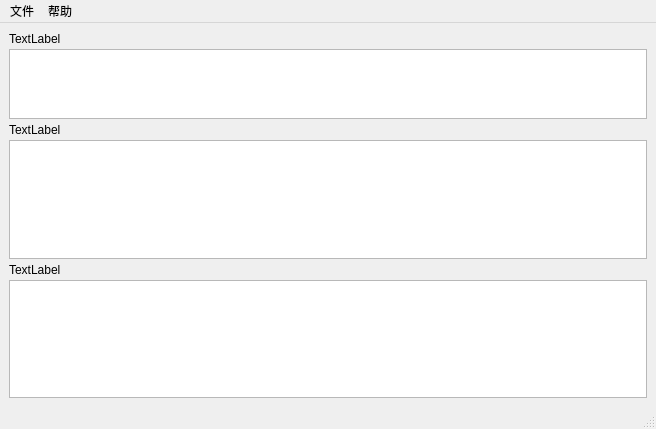
<?xml version="1.0" encoding="UTF-8"?>
<ui version="4.0">
 <class>EquipManage</class>
 <widget class="QMainWindow" name="EquipManage">
  <property name="geometry">
   <rect>
    <x>0</x>
    <y>0</y>
    <width>656</width>
    <height>429</height>
   </rect>
  </property>
  <property name="windowTitle">
   <string>EquipManage</string>
  </property>
  <widget class="QWidget" name="centralwidget">
   <layout class="QHBoxLayout" name="horizontalLayout">
    <item>
     <layout class="QVBoxLayout" name="verticalLayout" stretch="1,1,1,4,1,4">
      <property name="spacing">
       <number>4</number>
      </property>
      <item>
       <widget class="QLabel" name="textLabel1">
        <property name="minimumSize">
         <size>
          <width>0</width>
          <height>13</height>
         </size>
        </property>
        <property name="maximumSize">
         <size>
          <width>16777215</width>
          <height>13</height>
         </size>
        </property>
        <property name="text">
         <string>TextLabel</string>
        </property>
       </widget>
      </item>
      <item>
       <widget class="QTableView" name="tableView1">
        <property name="sizePolicy">
         <sizepolicy hsizetype="Expanding" vsizetype="Expanding">
          <horstretch>0</horstretch>
          <verstretch>0</verstretch>
         </sizepolicy>
        </property>
        <property name="minimumSize">
         <size>
          <width>0</width>
          <height>0</height>
         </size>
        </property>
        <property name="maximumSize">
         <size>
          <width>16777215</width>
          <height>16777215</height>
         </size>
        </property>
       </widget>
      </item>
      <item>
       <widget class="QLabel" name="textLabel">
        <property name="minimumSize">
         <size>
          <width>0</width>
          <height>13</height>
         </size>
        </property>
        <property name="maximumSize">
         <size>
          <width>16777215</width>
          <height>13</height>
         </size>
        </property>
        <property name="text">
         <string>TextLabel</string>
        </property>
       </widget>
      </item>
      <item>
       <widget class="FreezeTableWidget" name="tableView">
        <property name="editTriggers">
         <set>QAbstractItemView::NoEditTriggers</set>
        </property>
        <property name="selectionBehavior">
         <enum>QAbstractItemView::SelectItems</enum>
        </property>
       </widget>
      </item>
      <item>
       <widget class="QLabel" name="textLabel_wrongItem">
        <property name="minimumSize">
         <size>
          <width>0</width>
          <height>13</height>
         </size>
        </property>
        <property name="maximumSize">
         <size>
          <width>16777215</width>
          <height>13</height>
         </size>
        </property>
        <property name="text">
         <string>TextLabel</string>
        </property>
       </widget>
      </item>
      <item>
       <widget class="QTableView" name="tableView_wrongItem"/>
      </item>
     </layout>
    </item>
   </layout>
  </widget>
  <widget class="QMenuBar" name="menubar">
   <property name="geometry">
    <rect>
     <x>0</x>
     <y>0</y>
     <width>656</width>
     <height>22</height>
    </rect>
   </property>
   <widget class="QMenu" name="fileMenu">
    <property name="title">
     <string>文件</string>
    </property>
    <addaction name="importAction"/>
    <addaction name="exportAction"/>
    <addaction name="cmpDbClickedAction"/>
   </widget>
   <widget class="QMenu" name="helpMenu">
    <property name="title">
     <string>帮助</string>
    </property>
    <addaction name="aboutAction"/>
   </widget>
   <addaction name="fileMenu"/>
   <addaction name="helpMenu"/>
  </widget>
  <widget class="QStatusBar" name="statusbar"/>
  <action name="importAction">
   <property name="enabled">
    <bool>true</bool>
   </property>
   <property name="icon">
    <iconset resource="res.qrc">
     <normaloff>:/images/openExcel</normaloff>:/images/openExcel</iconset>
   </property>
   <property name="text">
    <string>导入台账</string>
   </property>
   <property name="font">
    <font/>
   </property>
  </action>
  <action name="exportAction">
   <property name="icon">
    <iconset resource="res.qrc">
     <normaloff>:/images/exportExcel</normaloff>:/images/exportExcel</iconset>
   </property>
   <property name="text">
    <string>导出审核结果</string>
   </property>
   <property name="font">
    <font/>
   </property>
  </action>
  <action name="aboutAction">
   <property name="text">
    <string>关于</string>
   </property>
  </action>
  <action name="cmpDbClickedAction">
   <property name="text">
    <string>查看对比库</string>
   </property>
  </action>
 </widget>
 <customwidgets>
  <customwidget>
   <class>FreezeTableWidget</class>
   <extends>QTableView</extends>
   <header location="global">freezetablewidget.h</header>
  </customwidget>
 </customwidgets>
 <resources>
  <include location="res.qrc"/>
 </resources>
 <connections/>
</ui>
